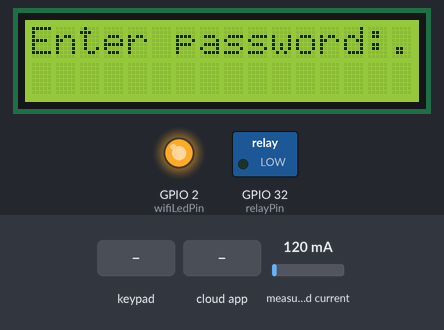
Recording of a sketch running on a simulated ESP32. Shown: 16×2 character LCD, switched loads named in the sketch (green lamp = pin HIGH), output pins drawn as LEDs (lit = HIGH). Inputs (shaded band) come from the test bench; at power-on: measured current 120 mA. WiFi joins after 1.5 s; servers stay silent unless stated; what the sketch prints to the serial monitor is not drawn.

Above: at 2.9 s.
3.0 s: keypad keys 1 2 3 4 5 6 7 8 # pressed 0.4 s apart
At 5.4 s:
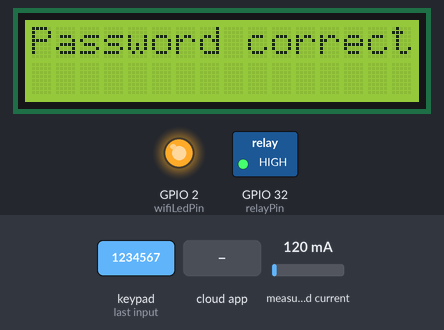
8.1 s: the phone or cloud app sets data to 0
11.1 s: key '1' pressed
14.1 s: key '#' pressed
At 15.1 s:
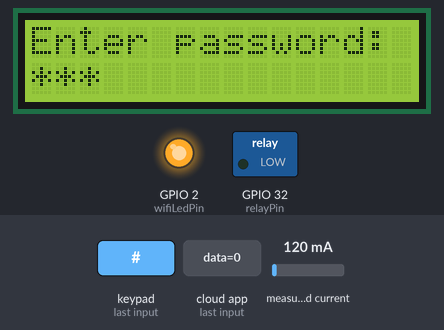
16.0 s: keypad keys 1 2 3 4 pressed 0.4 s apart
At 17.3 s:
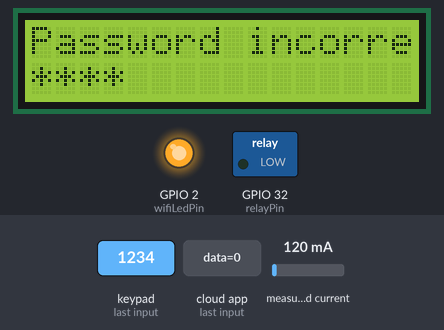
19.1 s: key '2' pressed
At 21.5 s:
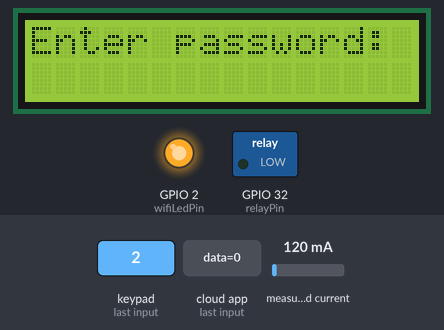
Timing chart, 0 to 23.0 s (numbered marks = the images above; inputs shaded):
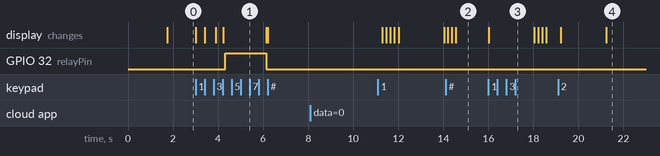

The sketch:

esp_code.ino
```cpp
//LCD Display
#include <LiquidCrystal_I2C.h>
#include <Wire.h>
LiquidCrystal_I2C lcd(0x27, 16, 2);

//Current sensor
#include "EmonLib.h"                   // Include Emon Library
EnergyMonitor emon1;                   // Create an instance
double Irms = 0;
double ampPreset = 0;

//Relay
int relayPin = 32;

//Keypad
#include <Keypad.h>
const byte ROWS = 4;
const byte COLS = 3;
char keys[ROWS][COLS] = {
    {'1', '2', '3'},
    {'4', '5', '6'},
    {'7', '8', '9'},
    {'*', '0', '#'}};
byte rowPins[ROWS] = {13, 12, 14, 27}; //connect to the row pinouts of the keypad
byte colPins[COLS] = {26, 25, 33}; //connect to the column pinouts of the keypad
Keypad keypad = Keypad(makeKeymap(keys), rowPins, colPins, ROWS, COLS);
char enteredPassword[5];
String password = "1234";

//WiFi
#define wifiLedPin 2

//Firebase
#include <Arduino.h>
#include <WiFi.h>
#include <FirebaseESP32.h>
// Provide the token generation process info.
#include <addons/TokenHelper.h>
// Provide the RTDB payload printing info and other helper functions.
#include <addons/RTDBHelper.h>
/* 1. Define the WiFi credentials */
#define WIFI_SSID "ankur"
#define WIFI_PASSWORD "ankur@123"
// For the following credentials, see examples/Authentications/SignInAsUser/EmailPassword/EmailPassword.ino
/* 2. Define the API Key */
#define API_KEY "AIzaSyDa_etOGczVsI0JaHfRFFJfrAF3wuf4ftw"
/* 3. Define the RTDB URL */
#define DATABASE_URL "https://circuit-breaker-2de9d-default-rtdb.asia-southeast1.firebasedatabase.app/" //<databaseName>.firebaseio.com or <databaseName>.<region>.firebasedatabase.app
/* 4. Define the user Email and password that alreadey registerd or added in your project */
#define USER_EMAIL "device@autoboincs.com"
#define USER_PASSWORD "12345678"
// Define Firebase Data object
FirebaseData fbdo;
FirebaseAuth auth;
FirebaseConfig config;
unsigned long sendDataPrevMillis = 0;
// Variable to save USER UID
String uid;
//Databse
String path;


unsigned long printDataPrevMillis = 0;

FirebaseData stream;
void streamCallback(StreamData data)
{
  Serial.println("NEW DATA!");

  String p = data.dataPath();

  Serial.println(p);
  printResult(data); // see addons/RTDBHelper.h

  // Serial.println();
  FirebaseJson jVal = data.jsonObject();
  FirebaseJsonData ampPresetFb;
  FirebaseJsonData passwordFb;

  jVal.get(ampPresetFb, "ampPreset");
  jVal.get(passwordFb, "password");

  if (ampPresetFb.success)
  {
    Serial.println("Success data ampPresetFb");
    int value = ampPresetFb.to<float>();
    ampPreset = value;
    reset();
  }

  if (passwordFb.success)
  {
    Serial.println("Success data passwordFb");
    Serial.println(passwordFb.type);
    int value = passwordFb.to<int>();
    password = String(value);
    reset();
  }
}


void streamTimeoutCallback(bool timeout)
{
  if (timeout)
    Serial.println("stream timed out, resuming...\n");

  if (!stream.httpConnected())
    Serial.printf("error code: %d, reason: %s\n\n", stream.httpCode(), stream.errorReason().c_str());
}

void setup() {

  Serial.begin(115200);
  //Current
  emon1.current(35, 8);             // Current: input pin, calibration.

  pinMode(relayPin, OUTPUT);
  //LCD
  lcd.init();
  // lcd.clear();
  lcd.backlight();
  lcd.setCursor(0, 0);
  lcd.print("Connecting WIFI.");

  //WIFI
  pinMode(wifiLedPin, OUTPUT);
  WiFi.begin(WIFI_SSID, WIFI_PASSWORD);
  Serial.print("Connecting to Wi-Fi");
  unsigned long ms = millis();
  while (WiFi.status() != WL_CONNECTED)
  {
    digitalWrite(wifiLedPin, LOW);
    Serial.print(".");
    delay(300);
  }
  Serial.println();
  Serial.print("Connected with IP: ");
  digitalWrite(wifiLedPin, HIGH);
  Serial.println(WiFi.localIP());
  Serial.println();

  //FIREBASE
  Serial.printf("Firebase Client v%s\n\n", FIREBASE_CLIENT_VERSION);
  /* Assign the api key (required) */
  config.api_key = API_KEY;

  /* Assign the user sign in credentials */
  auth.user.email = USER_EMAIL;
  auth.user.password = USER_PASSWORD;

  /* Assign the RTDB URL (required) */
  config.database_url = DATABASE_URL;

  /* Assign the callback function for the long running token generation task */
  config.token_status_callback = tokenStatusCallback; // see addons/TokenHelper.h

  // Limit the size of response payload to be collected in FirebaseData
  fbdo.setResponseSize(2048);

  Firebase.begin(&config, &auth);

  // Comment or pass false value when WiFi reconnection will control by your code or third party library
  Firebase.reconnectWiFi(true);

  Firebase.setDoubleDigits(5);

  config.timeout.serverResponse = 10 * 1000;

  // Getting the user UID might take a few seconds
  Serial.println("Getting User UID");
  while ((auth.token.uid) == "") {
    Serial.print('.');
    delay(1000);
  }
  // Print user UID
  uid = auth.token.uid.c_str();
  Serial.print("User UID: ");
  Serial.println(uid);

  path = "devices/" + uid + "/reading";

//Stream setup
  if (!Firebase.beginStream(stream, "devices/" + uid + "/data"))
    Serial.printf("sream begin error, %s\n\n", stream.errorReason().c_str());

  Firebase.setStreamCallback(stream, streamCallback, streamTimeoutCallback);

  lcd.setCursor(0, 0);
  lcd.print("Enter password:");
  Serial.println("Enter password  ");

}

bool isLoggedIn = false;

void loop() {
  updateData();
  char key = keypad.getKey();
  if (key != NO_KEY && strlen(enteredPassword) < 4)
  {
    enteredPassword[strlen(enteredPassword)] = key;
    lcd.setCursor(strlen(enteredPassword) - 1, 1);
    lcd.print("*");
    Serial.print(enteredPassword);
  }
  if (strlen(enteredPassword) == 4)
  {
    Serial.println("Password:");
    Serial.println(password);
    if (strcmp(enteredPassword, password.c_str()) == 0)
    {
      Serial.println("Correct password");
      lcd.setCursor(0, 0);
      lcd.print("Password correct");
      // enteredPassword[0] = '\0';
      memset(enteredPassword, 0, sizeof(enteredPassword));
      lcd.setCursor(0, 1);
      lcd.print("            ");
      isLoggedIn = true;
      checkCurrentAndOperate();
     }
       else
     {
      lcd.setCursor(0, 0);
      Serial.println("Password incorrect");
      lcd.print("Password incorrect");
      delay(2000);
      memset(enteredPassword, 0, sizeof(enteredPassword));
      lcd.clear();
      lcd.setCursor(0, 0);
      lcd.print("Enter password: ");
     }
  }
}

int count = 0;

void checkCurrentAndOperate(){
  while(isLoggedIn)
  {
    Irms = emon1.calcIrms(600);  // Calculate Irms only
    updateData();
    if (count > 20  && Irms > ampPreset)
    {
      digitalWrite(relayPin, LOW);
      Serial.print("over loaded: ");
      Serial.println(Irms);
      overLoad();
      updateData();
      delay(5000);
      reset();
    }
    else
    {
      Serial.print("Current value=");
      Serial.print(Irms);
      Serial.println("Amps");
      digitalWrite(relayPin, HIGH);
      count ++;
    }
  }
}

void overLoad(){
  lcd.clear();
  lcd.begin(16, 2);
  lcd.setCursor(0, 0);
  lcd.print("Overload");
}

void reset(){
  lcd.clear();
  lcd.begin(16, 2);
  lcd.setCursor(0, 0);
  lcd.print("Enter password:");
  isLoggedIn = false;
  count = 0;
  Irms = 0;
}


void updateData(){
  if (Firebase.ready() && (millis() - sendDataPrevMillis > 1000 || sendDataPrevMillis == 0))
  {
    sendDataPrevMillis = millis();
    FirebaseJson json;
    json.set("isLoggedIn", isLoggedIn);
    json.set("amp", 0);
    json.set("maxAmp", Irms);
    json.set("volt", 2.51);
    json.set(F("ts/.sv"), F("timestamp"));
    Serial.printf("Set json... %s\n", Firebase.RTDB.set(&fbdo, path.c_str(), &json) ? "ok" : fbdo.errorReason().c_str());
    Serial.println("");
  }
}
```

Measured:
- after the input at 3.0 s, GPIO 32 (relayPin): LOW → HIGH after 1.3 s, → LOW 1.8 s later; the display: first changes at once (image 1 shows a later state)
- after the input at 8.1 s, every drawn part: stays the same
- after the input at 14.1 s, the display: first differs from a run without the input after 0.46 s (image 2)
- after the input at 16.0 s, the display: changes at once (image 3)
- after the input at 19.1 s, the display: first changes after 0.11 s (image 4 shows a later state)
